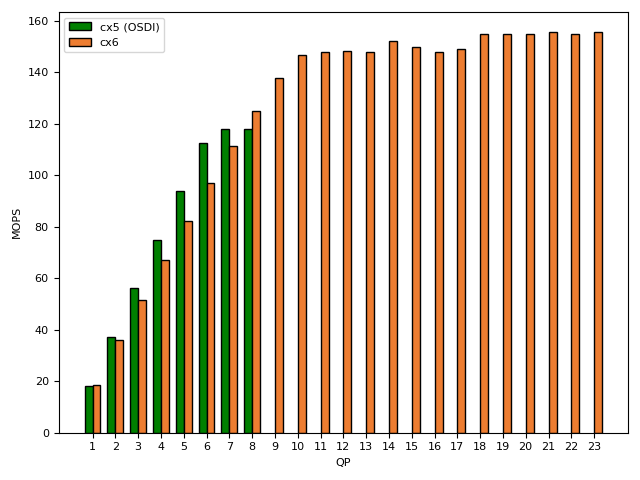

Write Python code to recreate this figure.
import matplotlib
import matplotlib.pyplot as plt
import numpy as np

#labels = ['1', '2', '3', '4', '5', '6', '7', '8', '9', '10' ]
#memory_qp=[18261484.86,37054262.29,56117045.81,74918129.99,93975076.02,112654762.33,117922784.98,117935091.21,117934017.01,117935898.95]

memory_qp_cx5=[18261484.86,37054262.29,56117045.81,74918129.99,93975076.02,112654762.33,117922784.98,117935091.21]
labels_cx5 = ['1', '2', '3', '4', '5', '6', '7', '8']


memory_qp_cx6=[18626072.46,35837340.25,51614012.73,67190898.64,82400061.89,96971019.09,111257818.90,125029552.70,137874655.72,146808970.38,147815835.96,148078238.97,147869647.39,152253231.73,149877496.03,148010482.45,149190713.83,154876997.28,154986716.80,154932782.70,155590827.90,154922583.74,155434721.70]

labels_cx6 = []
for i in range(len(memory_qp_cx6)):
    labels_cx6.append(str(i+1))




write_steering_color='#ed7d31ff'          #kelly

def div_mil(a):
    return[x/1000000.0 for x in a]

memory_qp_cx6=div_mil(memory_qp_cx6)
memory_qp_cx5=div_mil(memory_qp_cx5)

treatment_label= 'queue pairs'

x = np.arange(len(labels_cx6))  # the label locations
x_2 = np.arange(len(labels_cx5))  # the label locations

width = 0.35  # the width of the bars

plt.rcParams.update({'font.size': 8})
fig, ax = plt.subplots()
rects2 = ax.bar(x_2 - width/2, memory_qp_cx5, width, color='g', edgecolor='k', label="cx5 (OSDI)") #, width, label=treatment_label, color='tab:blue', hatch='\\')
rects1 = ax.bar(x + width/2, memory_qp_cx6, width, color=write_steering_color, edgecolor='k', label="cx6") #, width, label=treatment_label, color='tab:blue', hatch='\\')

# Add some text for labels, title and custom x-axis tick labels, etc.
ax.set_ylabel('MOPS')
ax.set_xticks(x)
ax.set_xticklabels(labels_cx6)
ax.set_xlabel("QP")
ax.legend()

fig.tight_layout()
plt.savefig("qp_bottleneck.pdf")
plt.savefig("qp_bottleneck.png")